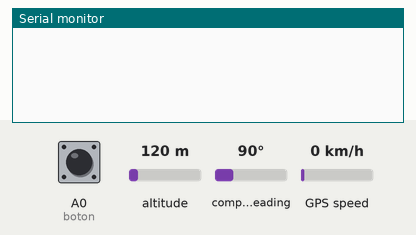
A sketch run on a simulated Arduino Uno, built with avr-gcc and run on an emulated ATmega328P. On the bench: the last lines printed to the serial monitor. Inputs (shaded band) come from the test bench; at power-on: A0 (boton) LOW, altitude 120 m, compass heading 90°, GPS speed 0 km/h. The GPS gets a fix after 3 s at 37.7749, -122.4194 with 8 satellites; the modem accepts every AT command (registered, SIM ready, sends succeed) and sends nothing else.

Above: at 1.8 s.
1.9 s: A0 (boton) pulled HIGH for 1.25 s
At 4.0 s:
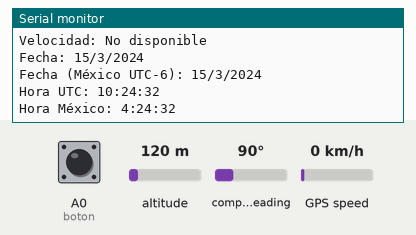
7.6 s: A0 (boton) pulled HIGH for 1.25 s
At 13.6 s:
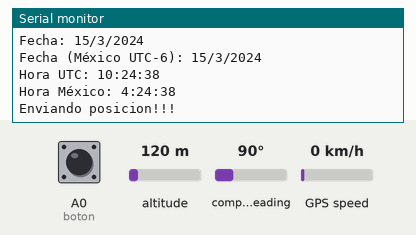

Measured:
- after the input at 1.9 s, the serial monitor: prints a new line after 0.16 s (image 1)
- after the input at 7.6 s, the serial monitor: prints a new line after 0.59 s (image 2)

The sketch:

BotonHazParo.ino
```cpp
#include <TinyGPS++.h>  // Librería para decodificar datos NMEA del GPS
#include <SoftwareSerial.h>  // Permite comunicación serial en pines digitales

// Configuración de puertos seriales por software
SoftwareSerial SIM900(7, 8);  // RX=7, TX=8 para módulo GSM
static const int RXPin = 4, TXPin = 3;  // Pines para GPS (RX=4, TX=3)
TinyGPSPlus gps;  // Objeto principal para procesar datos GPS
SoftwareSerial serialGPS(RXPin, TXPin);  // Puerto serial virtual para GPS

// Variables de control
int boton = A0;  // Pin analógico A0 conectado al botón
int apagado = LOW;  // Estado anterior del botón (para detección de flanco)

void setup() {
  pinMode(boton, INPUT);  // Configura el pin del botón como entrada digital

  // Inicialización de comunicaciones seriales:
  SIM900.begin(19200);  // Módulo GSM a 19200 baudios
  Serial.begin(19200);  // Monitor serial para depuración
  serialGPS.begin(9600);  // GPS a 9600 baudios (velocidad estándar NMEA)
}

void loop() {
  // Procesamiento continuo de datos GPS:
  while (serialGPS.available() > 0) {
    gps.encode(serialGPS.read());  // Decodifica cada byte recibido del GPS
  }

  // Lógica del botón (detección de flanco ascendente):
  int presionado = digitalRead(boton);
  if (presionado != apagado && presionado == HIGH) {
    Serial.println("Verificando ubicación GPS...");
    delay(1000);

    mostrarDatosGPS();  // Muestra información en monitor serial
    delay(1000);

    if (gps.location.isValid()) {  // Si hay coordenadas válidas
      Serial.println("Enviando posicion!!!");
      delay(100);
      EnvioTexto();  // Envía SMS con ubicación
    } else {
      Serial.println("Ubicación no localizada.");
    }
  }
  apagado = presionado;  // Actualiza estado anterior del botón
  delay(1000);
}

// ==============================================
// Función: mostrarDatosGPS()
// Descripción: Muestra toda la información disponible del GPS
// ==============================================
void mostrarDatosGPS() {
  // Sección 1: Coordenadas geográficas
  Serial.print("Latitud: ");
  Serial.print(gps.location.lat(), 6);  // 6 decimales (~11 cm precisión)
  Serial.print(" | Longitud: ");
  Serial.println(gps.location.lng(), 6);

  // Sección 2: Altitud
  Serial.print("Altitud: ");
  if (gps.altitude.isValid()) {
    Serial.print(gps.altitude.meters());
    Serial.println(" metros");
  } else {
    Serial.println("No disponible");
  }

  // Sección 3: Velocidad
  Serial.print("Velocidad: ");
  if (gps.speed.isValid()) {
    Serial.print(gps.speed.kmph());
    Serial.println(" km/h");
  } else {
    Serial.println("No disponible");
  }

  // Sección 4: Fecha UTC original
  Serial.print("Fecha: ");
  if (gps.date.isValid()) {
    Serial.print(gps.date.day());
    Serial.print("/");
    Serial.print(gps.date.month());
    Serial.print("/");
    Serial.println(gps.date.year());
  } else {
    Serial.println("No disponible.");
  }

  // Sección 5: Fecha ajustada a zona horaria de México (UTC-6)
  Serial.print("Fecha (México UTC-6): ");
  if (gps.date.isValid()) {
    int dia = gps.date.day();
    int mes = gps.date.month();
    int ano = gps.date.year();

    // Ajuste de fecha cuando la hora UTC es <6:00 AM (en México aún es día anterior)
    if (gps.time.isValid() && gps.time.hour() < 6) {
      dia--;
      if (dia < 1) {  // Manejo de cambio de mes
        mes--;
        if (mes < 1) {  // Manejo de cambio de año
          mes = 12;
          ano--;
        }
        dia = 31;  // Simplificación (debería usar tabla de días por mes)
      }
    }
    Serial.print(dia);
    Serial.print("/");
    Serial.print(mes);
    Serial.print("/");
    Serial.println(ano);
  } else {
    Serial.println("No disponible.");
  }

  // Sección 6: Horas (UTC y local)
  if (gps.time.isValid()) {
    int horaUTC = gps.time.hour();
    int horaLocal = horaUTC - 6;  // Ajuste para UTC-6 (México)
    if (horaLocal < 0) horaLocal += 24;  // Corrección si pasa de medianoche

    Serial.print("Hora UTC: ");
    Serial.print(horaUTC);
    Serial.print(":");
    Serial.print(gps.time.minute());
    Serial.print(":");
    Serial.println(gps.time.second());

    Serial.print("Hora México: ");
    Serial.print(horaLocal);
    Serial.print(":");
    Serial.print(gps.time.minute());
    Serial.print(":");
    Serial.println(gps.time.second());
  } else {
    Serial.println("Hora no localizada.");
  }
  delay(2000);
}

// ==============================================
// Función: EnvioTexto()
// Descripción: Envía SMS con ubicación Google Maps
// ==============================================
void EnvioTexto() {
  // Configura módulo GSM en modo texto SMS
  SIM900.print("AT+CMGF=1\r");
  delay(500);

  // Establece número destino (cambiar por el número deseado)
  SIM900.println("AT+CMGS=\"3315376846\"");
  delay(500);

  // Construye enlace a Google Maps con coordenadas
  SIM900.print("https://maps.google.com/maps?q=");
  SIM900.print(gps.location.lat(), 6);  // Latitud con 6 decimales
  SIM900.print("+");
  SIM900.println(gps.location.lng(), 6);  // Longitud con 6 decimales

  // Mensaje de auxilio
  SIM900.print("Necesito ayuda!! Soy Cristian y esta es mi ubicacion.");
  delay(1000);

  // Envía Ctrl+Z (ASCII 26) para finalizar SMS
  SIM900.println((char)26);
  delay(5000);

  Serial.println("Mensaje enviado.");  // Confirmación por serial
}
```
